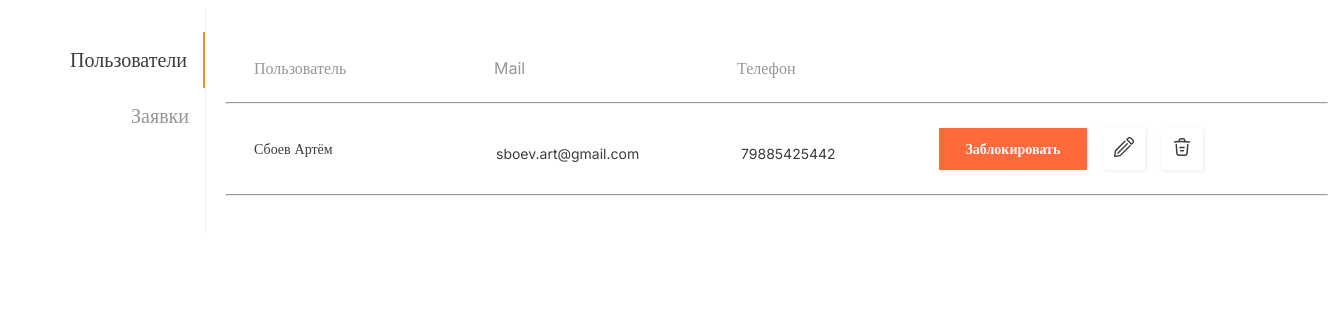
The page /moderator/users/ on the database as committed earlier.
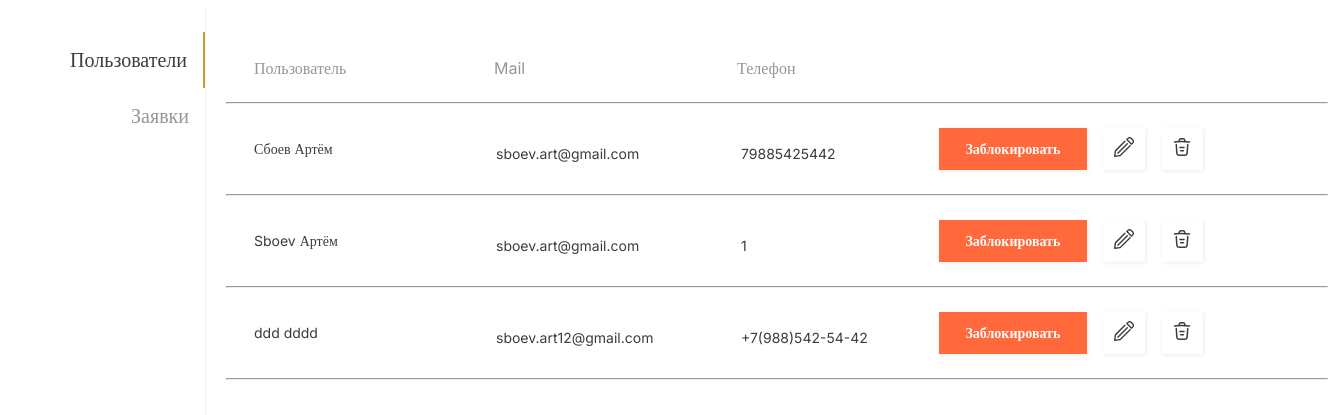
The same page on the database as committed later.
### users/models.py (models this page shows, shortened)
class User(AbstractUser):
    Activity = models.BooleanField(verbose_name='Активировать/Деактивировать пользователя', default=False)
    patronymic = models.CharField(verbose_name='Отчество', max_length=100)
    birthdate = models.DateField(verbose_name='Дата рождения', max_length=100, blank=True, null=True)
    city = models.CharField(verbose_name='Город', max_length=100)
    number_phone = models.CharField(verbose_name='Телефон', max_length=100)
    social_contact = models.CharField(verbose_name='Контакт для оперативной связи (Телеграм, VK или что-то ещё)',
                                      max_length=100)
    course = models.CharField(verbose_name='Укажите вашу ступень обучения', max_length=100)
    university = models.CharField(verbose_name='Расскажите, какого университета', max_length=100)
    department = models.CharField(verbose_name='Кафедра', max_length=100)
    specialization = models.CharField(verbose_name='Специальность', max_length=100)
    year_graduation = models.CharField(verbose_name='Укажите год окончания', max_length=100)
    average_score = models.CharField(verbose_name='Укажите ваш средний балл в вузе', max_length=100)
    educational_interests = models.CharField(verbose_name='Расскажите о своих учебных интересах:', max_length=100)
    what_tasks = models.CharField(
        verbose_name='Опишите, какими задачами вам было бы интересно заниматься во время стажировки', max_length=100)
    achievements = models.CharField(verbose_name='Расскажите о своих достижениях', max_length=100)
    work_experience = models.CharField(
        verbose_name='Если у вас есть опыт работы/стажировки, расскажите об этом подробнее', max_length=100)
    find_out = models.CharField(verbose_name='Откуда вы узнали о стажировках в Банке Центр-Инвест', max_length=100)
    interested_internship = models.CharField(
        verbose_name='Почему вас заинтересовала стажировка в Банке Центр-Инвест, и чего вы от неё ждёте?',
        max_length=100)
    resume = models.FileField(verbose_name='Добавьте резюме', blank=True, null=True)
    categories = models.CharField(verbose_name='Направление', max_length=100, blank=True, null=True)

### users/views.py (the view)
# urls.py: path('users/', UserAdminListView.as_view(), name="all_users"),
class UserAdminListView(generic.ListView):
    model = User
    context_object_name = 'users'
    template_name = 'users/admin-user.html'

### templates/users/admin-user.html (shortened to what this page needs)
{% load static %}
<!DOCTYPE html>
<html lang="en">
<head>
    <link rel="stylesheet" href="{% static 'css/user.css' %}">
</head>
<body>
    <div class="section-admin">
        <div class="block-left-admin">
            <div class="p-2 menu-left-admin-active">
                <div class="menu-left-2">
                    <div class="menu-left-3">
                        <a href="{% url 'all_users' %}" class="text-decoration-none text-admin-menu-active">Пользователи</a>
                    </div>
                </div>
            </div>
            <div class="p-2 menu-left-admin">
                <div class="menu-left-2">
                    <div class="menu-left-3">
                        <a href="{% url 'all_applications' %}" class="text-decoration-none text-admin-menu">Заявки</a>
                    </div>
                </div>
            </div>
        </div>
        <div class="block-right-admin">
            <div class="container admin-users-block">
                    <div class="d-flex p-2 flex-fill block-filter-2">
                        <div class="input-group mb-3 filter-text-admin-block">
                            <h1 class="filter-text-admin">Пользователь</h1>
                        </div>
                        <div class="input-group mb-3 filter-text-admin-block-2">
                            <h1 class="filter-text-admin">Mail</h1>
                        </div>
                        <div class="input-group mb-3 filter-text-admin-block-3">
                            <h1 class="filter-text-admin">Телефон</h1>
                        </div>
                    </div>
                    <hr class="hr-uder-2">
                    {% for i in users %}
                        {% if i.Activity == True %}
                        <div id="user-{{ i.pk }}">
                        <div class="d-flex admin-users-block-2">
                        <div class="d-flex p-2 flex-fill align-items-start user-admin-block">
                            <div class="d-flex p-2 user-admin-col">
                                <p class="user-text">{{ i.last_name }} {{ i.first_name }}</p>
                            </div>
                            <div class="d-flex p-2 user-admin-col-2">
                                <p class="user-text-mail">{{ i.email }}</p>
                            </div>
                            <div class="d-flex p-2 user-admin-col-3">
                                <p class="user-text-tel">{{ i.number_phone }}</p>
                            </div>
                        </div>
                        <div class="d-flex p-2 user-admin-col-4">
                            <div class="status" id="status{{ i.pk }}">
                                {% if i.Activity == True %}
                                    <button type="button" class="btn btn-dark button-admin-1" id="user_status{{ i.pk }}" onclick="status_user({{ i.pk }});"  data-userid="{{ i.pk }}" data-status="0">Заблокировать</button>
                                {% else %}
                                    <button type="button" class="btn btn-dark button-admin-4" id="user_status{{ i.pk }}" onclick="status_user({{ i.pk }});"  data-userid="{{ i.pk }}" data-status="1">Активировать</button>
                                {% endif %}
                            </div>
                            <button type="button" class="btn btn-dark button-admin-2" onclick="window.location.href='{% url 'user_detail' i.pk %}';">
                            </button>
                            <button type="button" class="btn btn-dark button-admin-3 delete_user_button" id="delete_user-{{ i.pk }}" onclick="delete_user({{ i.pk }})">
                            </button>
                        </div>
                    </div>
                    <hr class="hr-user">
                        </div>
                        {% endif %}
                    {% endfor %}
                </div>
        </div>
    </div>
</body>
</html>

Rows that differ between the two databases and show on the page:
added User: last_name "Sboev", first_name "Артём", email "sboev.art@gmail.com", number_phone "1"
added User: last_name "ddd", first_name "dddd", email "sboev.art12@gmail.com", number_phone "+7(988)542-54-42"
